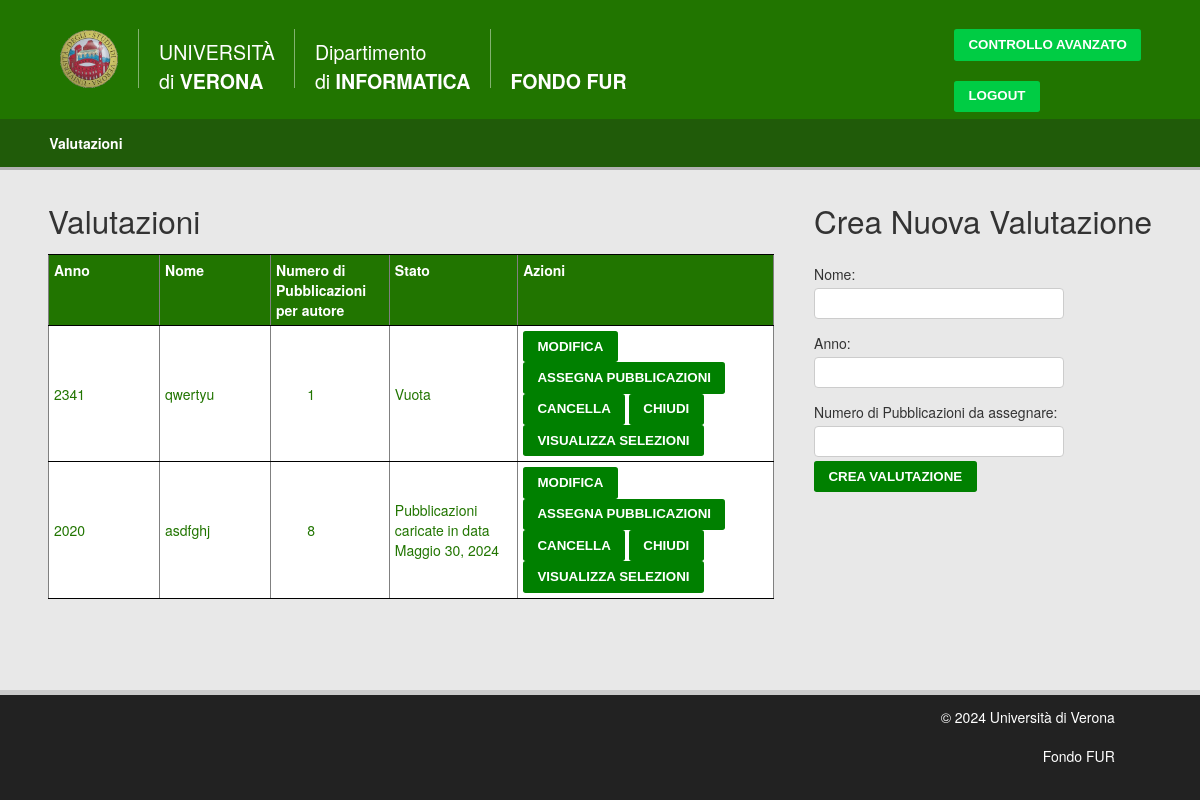
Page / (signed in) on the earlier database version.
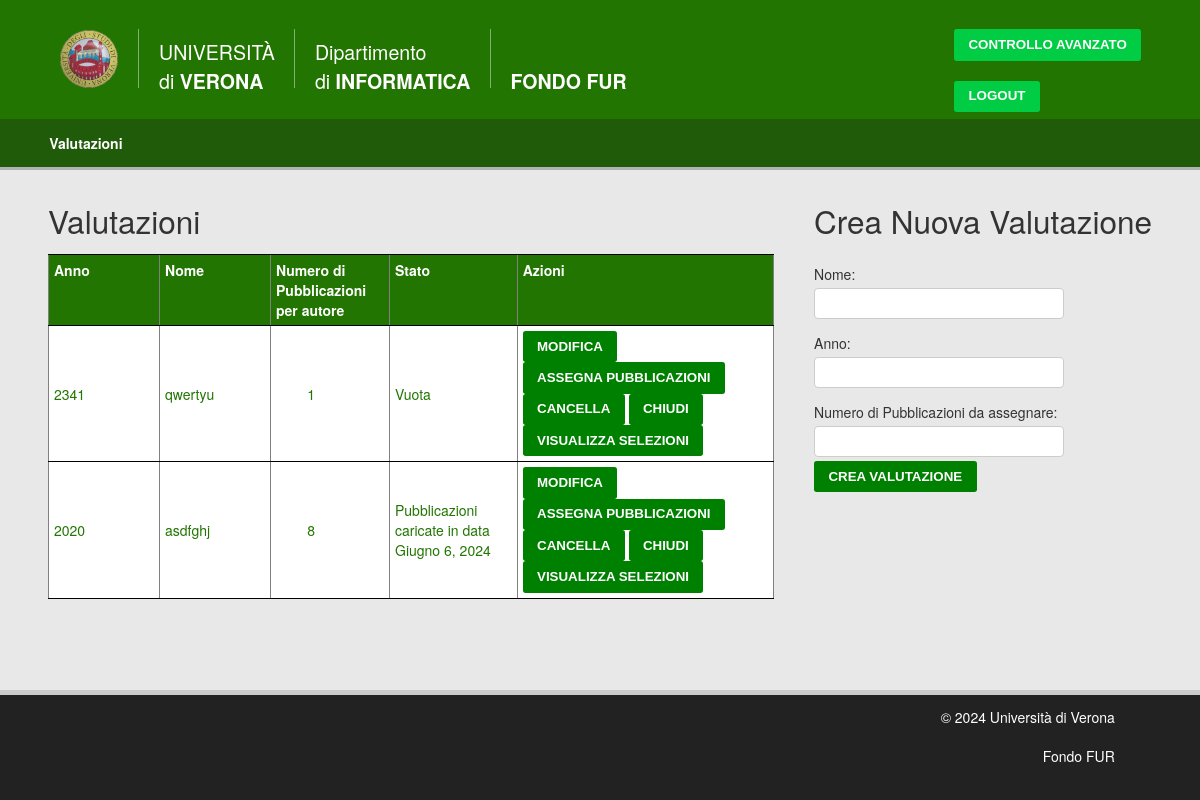
Same page on the later database version.
### caricamentoDati/models.py (models this page shows, shortened)
class Valutazione(models.Model):
    STATUS_CHOICES = (
        ('Vuota', 'Vuota'),
        ('Pubblicazioni caricate', 'Pubblicazioni caricate'),
        ('Assegnamento calcolato', 'Assegnamento calcolato'),
        ('Assegnamento completato', 'Assegnamento completato'),
        ('Chiusa', 'Chiusa'),
    )
    nome = models.CharField(max_length=100, primary_key=True)
    anno = models.IntegerField(validators=[MinValueValidator(
        1000), MaxValueValidator(9999)], default=datetime.date.today().year)
    dataCaricamento = models.DateField(
        blank=True, null=True, verbose_name="data di caricamento")
    status = models.CharField(
        max_length=50, choices=STATUS_CHOICES, default='Vuota')
    numeroPubblicazioni = models.PositiveIntegerField(
        validators=[MinValueValidator(1)], default=3, verbose_name="numero di pubblicazioni da selezionare")
    dataCaricamentoPubblicazioni = models.DateField(
        blank=True, null=True, verbose_name="data di caricamento delle pubblicazioni")
    class Meta:
        verbose_name_plural = "Valutazioni"

### caricamentoDati/views.py (the view)
# urls.py: path('', views.valutazioni, name="valutazioni"),
@login_required
def valutazioni(request):
    context = {'valutazioni': Valutazione.objects.all().order_by('-anno'),
               'cf': request.user.codice_fiscale,
               'is_superuser': request.user.is_superuser,
               }
    return render(request, "caricamentoDati/valutazioni.html", context)

### caricamentoDati/templates/caricamentoDati/valutazioni.html (shortened to what the changed rows need)
{% extends 'base.html' %}
{% block content %}
  <div style="display: flex;">
    <div style="flex: 3; padding: 20px;">
      <h1>Valutazioni</h1>
      <table class="table table-bordered" border="1">
        <thead>
          <tr>
            <th style="vertical-align: top; text-align: left;">
              <b>Anno</b><br />
            </th>
            <th style="vertical-align: top; text-align: left;">
              <b>Nome</b><br />
            </th>
            <th style="vertical-align: top; text-align: left;">
              <b>Numero di Pubblicazioni per autore</b><br />
            </th>
            <th style="vertical-align: top; text-align: left;">
              <b>Stato</b><br />
            </th>
            <th style="vertical-align: top; text-align: left;">
              <b>Azioni</b><br />
            </th>
          </tr>
        </thead>
        <tbody>
          {% for valutazione in valutazioni %}
            <tr>
              <td style="vertical-align; text-align: left;">
                {{ valutazione.anno }}<br />
              </td>
              <td style="vertical-align; text-align: left;">
                {{ valutazione.nome }}<br />
              </td>
              <td style="vertical-align; text-align: left;padding-left: 5%">
                {{ valutazione.numeroPubblicazioni }}<br />
              </td>
              <td style="vertical-align; text-align: left;">
                {% if valutazione.status == 'Pubblicazioni caricate' %}
                  {{ valutazione.status }} in data {{ valutazione.dataCaricamentoPubblicazioni }}
                {% else %}
                  {{ valutazione.status }}
                {% endif %}
                <br />
              </td>
              <td style="vertical-align: top; text-align: left;">
                {% if user.is_staff %}
                  <form action="{% url 'modifica_valutazione' valutazione.nome %}" method="post" style="display: inline; margin-bottom: 10px;">
                    <button type="submit" class="btn">Modifica</button>
                  </form>
                  <form action="{% url 'assegnamento' valutazione.nome %}" method="post" style="display: inline;">
                    <button type="submit" class="btn">Assegna Pubblicazioni</button>
                  </form>
                  <button type="button" class="btn" data-toggle="modal" data-target="#confirmDeleteModal" data-valutazione="{{ valutazione.nome }}">Cancella</button>
                  <button type="button" class="btn" data-toggle="modal" data-target="#confirmCloseModal" data-valutazione="{{ valutazione.nome }}">Chiudi</button>
                  <form action="{% url 'selezioni' valutazione.nome %}" method="post" style="display: inline;">
                    <button type="submit" class="btn">Visualizza Selezioni</button>
                  </form>
                {% else %}
                  <form action="{% url 'docente_pubblicazioni' valutazione.nome cf %}" method="post" style="display: inline;">
                    {% csrf_token %}
                    <button type="submit" class="btn">Assegna Pubblicazioni</button>
                  </form>
                {% endif %}
              </td>
            </tr>
          {% endfor %}
        </tbody>
      </table>
    </div>
    {% if user.is_staff %}
      <div class="container mt-5" style="padding-left: 20px; margin-top: 20px; margin-right: 20px;">
        <h1>Crea Nuova Valutazione</h1>
      </div>
    {% endif %}
  </div>
{% endblock %}

Differences in the rows shown:
changed Valutazione "asdfghj": dataCaricamentoPubblicazioni "Maggio 30, 2024" → "Giugno 6, 2024"
